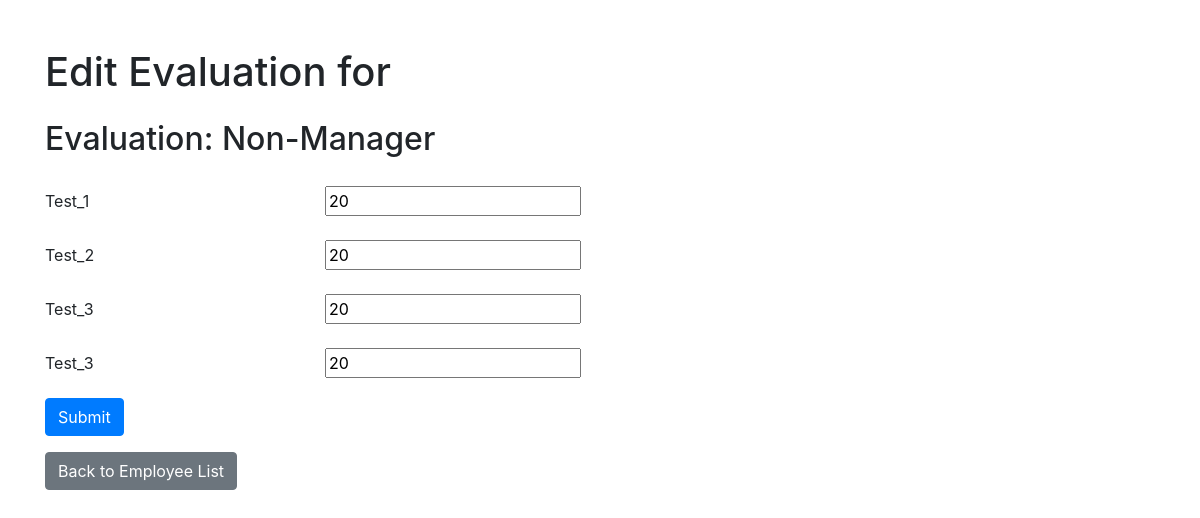
The page /evo/3/ on the database as committed earlier.
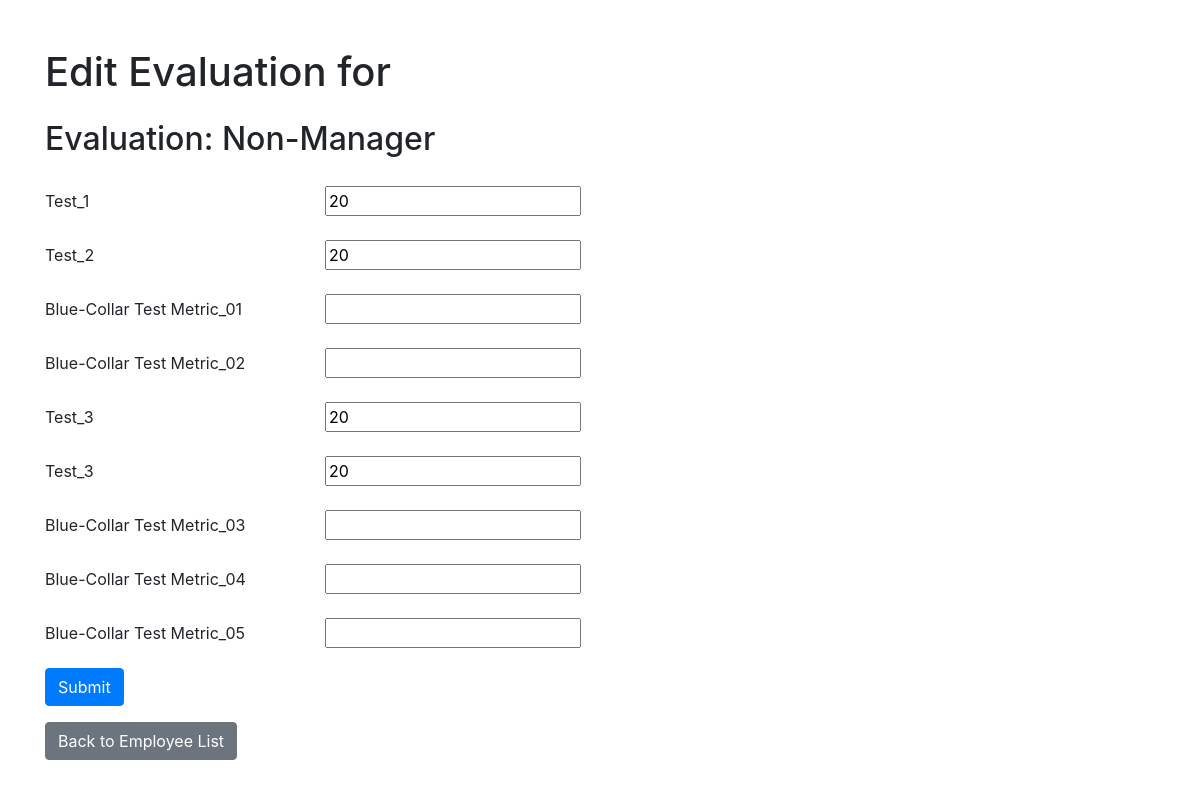
The same page on the database as committed later.
### pms/models.py (models this page shows, shortened)
class Metric(models.Model):
    name = models.CharField(max_length=100)
    metric_weight = models.PositiveSmallIntegerField()
    category = models.ForeignKey(Category, on_delete=models.CASCADE)

### pms/views.py (the view)
# urls.py: path('evo/<int:employee_id>/', evo_employee, name='evo-copy'),
def evo_employee(request, employee_id):
    employee = get_object_or_404(Employee, id=employee_id)
    employee_level = employee.level
    evaluation = get_object_or_404(Evaluation, level=employee_level)
    metrics = Metric.objects.filter(category__template=evaluation.template.id)
    existing_scores = {us.metric.id: us.score for us in UserScore.objects.filter(employee=employee, evaluation=evaluation)}
    if request.method == 'POST':
        form = EvaluationForm(request.POST, metrics=metrics, existing_scores=existing_scores)
        if form.is_valid():
            for metric in metrics:
                score = form.cleaned_data[f'score_{metric.id}']
                UserScore.objects.update_or_create(
                    employee=employee,
                    metric=metric,
                    evaluation=evaluation,
                    defaults={'score': score}
                )
            messages.success(request, 'Scores updated successfully.')
            return redirect('list_employees')
    else:
        form = EvaluationForm(metrics=metrics, existing_scores=existing_scores)
    return render(request, 'pms/copy.html', {
        'form': form,
        'employee': employee,
        'evaluation': evaluation,
    })

### pms/forms.py
class EvaluationForm(Form):
    def __init__(self, *args, **kwargs):
        metrics = kwargs.pop('metrics', [])
        existing_scores = kwargs.pop('existing_scores', {})
        super().__init__(*args, **kwargs)  # Call the parent's constructor
        for metric in metrics:
            self.fields[f'score_{metric.id}'] = DecimalField(
                label=metric.name,
                initial=existing_scores.get(metric.id, ''),
                required=True,
                min_value=0,  # Adjust as needed
            )

### templates/pms/copy.html (shortened to what this page needs)
<!DOCTYPE html>
<html lang="en">
<head>
    <link rel="stylesheet" href="https://stackpath.bootstrapcdn.com/bootstrap/4.5.2/css/bootstrap.min.css">
</head>
<body>
<div class="container mt-5">
    <h1 class="mb-4">Edit Evaluation for {{ employee.name }}</h1>
    <h2 class="mb-4">Evaluation: {{ evaluation.template.name }}</h2>
    <form method="post">
        <div class="form-group">
            {% for field in form %}
                <div class="form-row align-items-center mb-3">
                    <label for="{{ field.id_for_label }}" class="col-sm-3 col-form-label">{{ field.label }}</label>
                    <div class="col-sm-9">
                        {{ field }}
                    </div>
                </div>
            {% endfor %}
        </div>
        <button type="submit" class="btn btn-primary">Submit</button>
    </form>
    <a href="{% url 'list_employees' %}" class="btn btn-secondary mt-3">Back to Employee List</a>
</div>
</body>
</html>

Rows that differ between the two databases and show on the page:
added Metric: label "Blue-Collar Test Metric_01"
added Metric: label "Blue-Collar Test Metric_02"
added Metric: label "Blue-Collar Test Metric_03"
added Metric: label "Blue-Collar Test Metric_04"
added Metric: label "Blue-Collar Test Metric_05"
